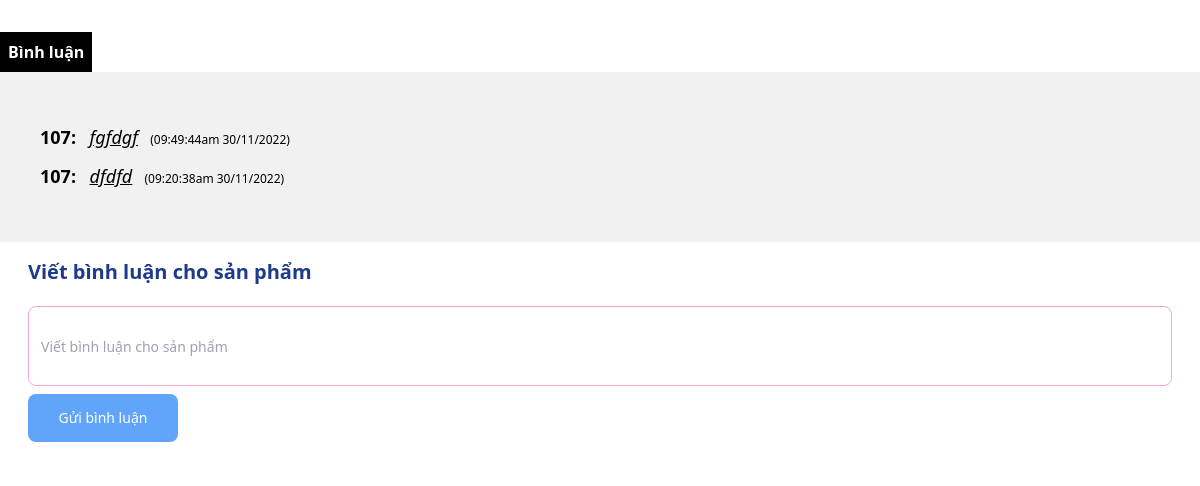
/khachhang/comment/form_cmt.php?id_product=201 (signed in), run on the app's committed database.
### tables this page shows
CREATE TABLE `binh_luan` (
  `ma_bl` int(11) NOT NULL,
  `noi_dung` varchar(250) NOT NULL,
  `id_xebook` int(11) NOT NULL,
  `id_user` int(10) NOT NULL,
  `ngay_bl` varchar(50) NOT NULL
);

### modal/pdo.php (called while the page is built, shortened)
<?php
function pdo_get_connection(){
    $dburl = "mysql:host=localhost;dbname=duan1;charset=utf8";
    $username = 'root';
    $password = '';
    $conn = new PDO($dburl, $username, $password);
    $conn->setAttribute(PDO::ATTR_ERRMODE, PDO::ERRMODE_EXCEPTION);
    return $conn;
}
function pdo_query($sql){
    $sql_args = array_slice(func_get_args(), 1);
    try{
        $conn = pdo_get_connection();
        $stmt = $conn->prepare($sql);
        $stmt->execute($sql_args);
        $rows = $stmt->fetchAll();
        return $rows;
    }
    catch(PDOException $e){
        throw $e;
    }
    finally{
        unset($conn);
    }
}

### modal/binh_luan.php (called while the page is built, shortened)
<?php
function load_all_binhluan($idpro)
{
    $sql = "SELECT * FROM binh_luan WHERE id_xebook='" . $idpro . "' ORDER BY ma_bl DESC";
    $list_binhluan = pdo_query($sql);
    return $list_binhluan;
}

### khachhang/comment/form_cmt.php (the view, shortened to what this page needs)
<?php
include "../../modal/pdo.php";
include "../../modal/binh_luan.php";
$idpro = $_REQUEST['id_product'];
$dsbl = load_all_binhluan($idpro);
?>
<!DOCTYPE html>
<html lang="en">
<head>
    <script src="https://cdn.tailwindcss.com"></script>
</head>
<body>
    <div class="comment my-8">
        <div class="bg-black text-white inline-block font-semibold p-2">
            Bình luận
        </div>
        <div class="bg-[#F1F1F1] p-10">
            <ul>
                <?php
                foreach ($dsbl as $show) {
                    extract($show);
                    echo '
                    <li class="my-3">
                        <span class="font-bold text-[18px]">' . $id_user . ': &nbsp</span>
                        <span class="italic underline text-[18px]">'.$noi_dung.'</span>
                        <span class="font-normal ml-2 text-[12px]">('.$ngay_bl.')</span>
                    </li>
                    ';
                }
                ?>
            </ul>
        </div>
        <div>
            <div class=" px-7 w-[100%]  bg-white p-4">
                <p class="text-xl font-semibold text-blue-900 transition-all hover:text-black">Viết bình luận cho sản phẩm</p>
                <form action="<?= $_SERVER['PHP_SELF'] ?>" method="post">
                    <input name="noidung_binhluan" required class="h-20 px-3 text-sm py-1 mt-5 outline-none border-pink-300 w-full resize-none border rounded-lg placeholder:text-sm " placeholder="Viết bình luận cho sản phẩm">
                    <div class="flex justify-between mt-2">
                        <?php
                        if (isset($_SESSION['user'])) {
                        ?>
                            <button type="submit" name="gui_binhluan" class="h-12 w-[150px] bg-blue-400 text-sm text-white rounded-lg transition-all cursor-pointer hover:bg-blue-600">
                                Gửi bình luận
                            </button>
                        <?php } else {
                        ?>
                            <a href="" class="h-12 w-[150px] bg-blue-400 text-sm text-white text-center flex items-center rounded-lg transition-all cursor-pointer hover:bg-blue-600">
                                Đăng nhập để bình luận
                            </a>
                        <?php } ?>
                    </div>
                </form>
            </div>
        </div>
    </div>
</body>
</html>

### khachhang/comment/form_cmt.php (style rules this page uses)
.outline-none { color: black; }

### data on the page
binh_luan: id_user "107", noi_dung "fgfdgf", ngay_bl "09:49:44am 30/11/2022"
binh_luan: id_user "107", noi_dung "dfdfd", ngay_bl "09:20:38am 30/11/2022"
